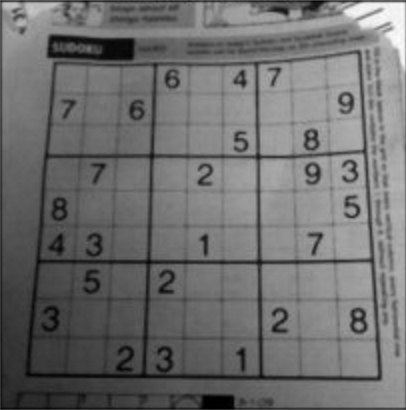
#> input picture cvpics/sudoku.png, 406 x 410 px
$ python adaptivethresholding.py
#> lines starting #> are read from the running program, lines starting #| are printed output that depends on the picture; after the words box and inside, x2 and y2 are one past the last pixel; in counts of white or black regions, pixels touching at a corner belong together
import numpy as np
import cv2

img = cv2.imread('cvpics/sudoku.png', 0)
#> img is the input picture: shape (410, 406); min 0, max 253, mean 110.3

img = cv2.medianBlur(img, 5)
gaussian = cv2.adaptiveThreshold(img, 255, cv2.ADAPTIVE_THRESH_GAUSSIAN_C, cv2.THRESH_BINARY, 11, 2)
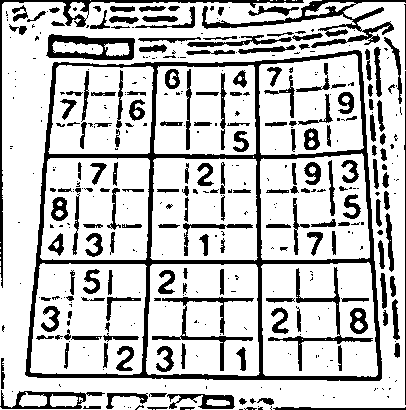
#> gaussian: shape (410, 406); 76.8% white; 411 black regions (227 under 20 px), largest, box (x1, y1, x2, y2) and area: (25, 50, 382, 381) 10513, (202, 0, 406, 48) 1967, (0, 0, 304, 288) 1708

cv2.imshow('img', img)
cv2.imshow('Gaussian', gaussian)
k = cv2.waitKey(0) & 0xFF
#> (key Esc is pressed here)
if k == 27:
    cv2.destroyAllWindows()
